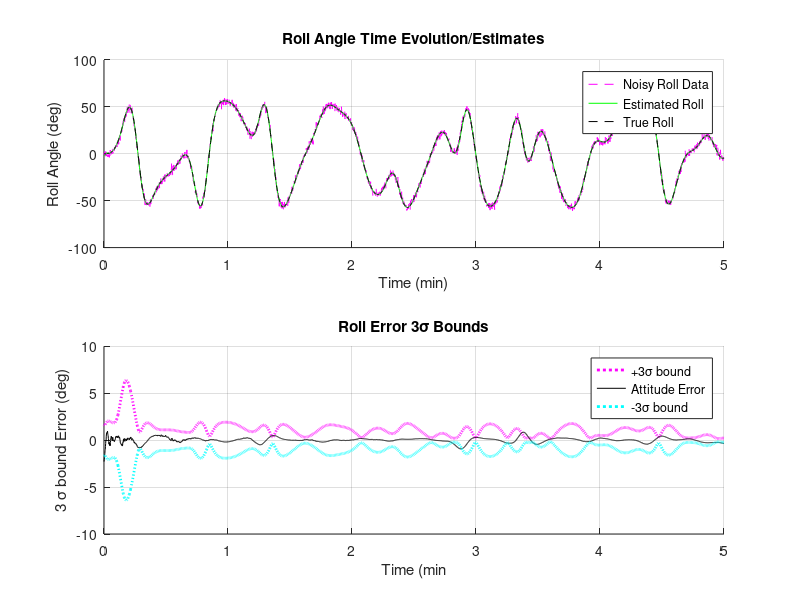
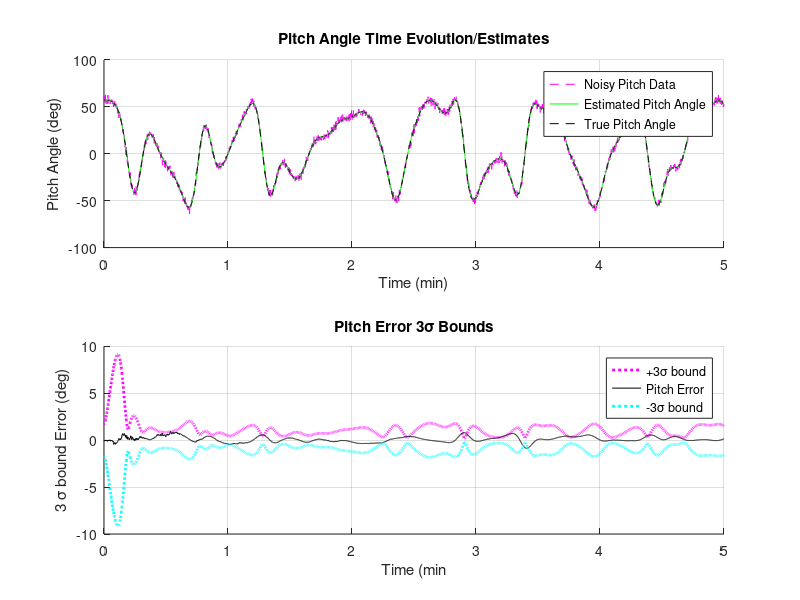
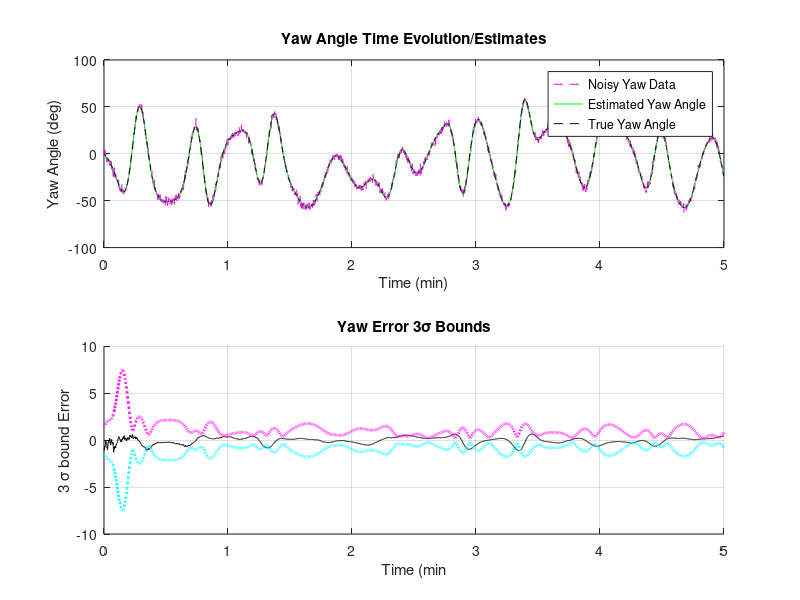

The MATLAB script that drew these images, in order:
clear all
close all
% clc
%%%%Create the q and omega vectors simulated data

tspan = [0:0.1:300];
% for qqq = 1:1
J = [3,-2,-1;-2,3,-1;-1,-1,4];
p0 = [0;0;0;1;0.05;0;0]; % initial conditions q0 concatinated with w0
K = @(t,x) [(0.5.*([x(4), -x(3), x(2); x(3), x(4), -x(1); -x(2), x(1), x(4); -x(1), -x(2), -x(3)]*[x(5); x(6); x(7)]));
    (inv(J)*[0.025.*sin(0.2.*t);0;0] - inv(J)*[0, -x(7), x(6); x(7), 0 , -x(5); -x(6), x(5), 0]*J*[x(5); x(6); x(7)])];
% tic
[t,x1] = ode45(K, tspan, p0);
% toc
Mag = [];
Mag = sqrt((x1(:,1)).^2 + (x1(:,2)).^2 + (x1(:,3)).^2 + (x1(:,4)).^2);
w = length(t);
Rb = zeros(3,length(t));
sig_v = sqrt(10)*1e-10;% gyro sensor noise
sig_u = sqrt(10)*1e-9;
sun_sensor_var = 0.04;
w = length(t);
M = 1; %number of monte carlo iterations
error = zeros(M,w);
% tic
% for j = 1:M
    % for loop below creates matrix CIB for each q vector at each time interval
    %generate quaternions and data, both noisy and true
    tic
    for ii = 1:length(t)
        qq1 = x1(ii,1);
        qq2 = x1(ii,2);
        qq3 = x1(ii,3);
        qq4 = x1(ii,4);
        CIB = [(1-2.*(qq2.^2 + qq3.^2)) ,(2.*qq1.*qq2 + 2.*qq3.*qq4), (2.*qq1.*qq3 - 2.*qq2.*qq4);
            (2.*qq1.*qq2 - 2.*qq3.*qq4) ,(1 - 2.*(qq1.^2 + qq3.^2)), 2.*qq2.*qq3 + 2.*qq1.*qq4;
            (2.*qq1.*qq3 + 2.*qq2.*qq4) ,(2.*qq2.*qq3 -2.*qq1.*qq4), (1-2.*(qq1.^2 + qq2.^2))];
        
        
        eps = (sun_sensor_var)*randn(3,w);%Gausian noise
        Ri = [0;1;0];
        Rb(:,ii) = (CIB*Ri) + eps(:,1); %noisy values
        Rb_hat(:,ii) = (CIB*Ri); %true values
        noise = (sig_v)*randn(3,w);
        vk(:,ii) = noise(:,1);
         
%         ii = ii+1;
%     Qx = [0 -qe(3) qe(2);qe(3) 0 -qe(1);-qe(2) qe(1) 0]
    end
    Ang = acosd(Rb);
    omega_tilda = x1(:,5:7)+ [0.0625;0.0625;0.0625]' + vk'; %measured omega
    
%  for j = 1:M        
    %%%initialize stuff
for j = 1:1
    %%% EKF initialize values %%%
    eyez = sparse(eye(3)); %sparse 3x3 identity matrix
    zero = zeros(3,3);
    del_t = t(2)-t(1); %t(2)-t(1);
    R = sun_sensor_var^2*eye(3);
    Beta = 0.01*[6;5;4]; %Initialize gyro Bias
    Beta_init = Beta;
%     del_x = 0; %initializing delta x_k minus
%     r_ix = [0 -Ri(3) Ri(2);Ri(3) 0 -Ri(1);-Ri(2) Ri(1) 0]; %the direction to
    %the Sun is given by the following unit vector in the inertial-frame:
    Q_k = [(sig_v^2*del_t + 1/3*sig_u^2*del_t^3)*eye(3), (0.5*sig_u^2*del_t^2)*eye(3);
        (0.5*sig_u^2*del_t^2)*eye(3), (sig_u^2*del_t)*eye(3)];
    gamma = [-eye(3),zeros(3,3);zeros(3,3),eye(3)];
    q1 = 0.01; %initilize the quaternion value
    q2 = 0.01;
    q3 = -0.02;
    q4 = 1;
    qe = [q1;q2;q3;q4];
    qe_init = qe;
    P = 0.0001*eye(6);%initialize covariance matrix
%     Pinv = inv(P);
    P_sq = chol(P,'lower');
    P_sq_init = P_sq;
    R_sq = chol(R,'lower');
    [np,mp] = size(P);
    [nr,mr] = size(R_sq);
     Q_sq = chol((gamma*Q_k*gamma'),'lower');
%     Rinv = inv(R);
%     Vc = chol(Rinv,'lower');
%     
%     [Z,E] = eig(full(Q_k));
end
% Z*E*Z'-Q_k;

%
%%% Squaqre root Form P matrix
    %%%EKF routine
   
%     Q_sq = chol(Q_k);
%     tic
    
    for i = 1:w
        Q = [qe(1:3,1)]; %change these q's to be q(1,1)
        Qx = [0 -qe(3) qe(2);qe(3) 0 -qe(1);-qe(2) qe(1) 0]; %cross product matrix of q
        Xi_q = [qe(4)*eye(3)+Qx;-Q'];
        Phi_q = [qe(4)*eye(3)-Qx;-Q'];
        A_q = Xi_q'*Phi_q;   %A(q_k minus) matrix
        
        mat = A_q*Ri;
        mat_x = [0 -mat(3) mat(2);mat(3) 0 -mat(1);-mat(2) mat(1) 0]; %cross product matrix of q
        %%%Gain
        H = [mat_x, zero]; %sensitivity matrix
        
%         P_sq = chol(P,'lower');
        A = [R_sq',zeros(nr,np);(P_sq')*H', P_sq'];
        [TA,UA] = qr(A);
        P_sq = UA(4:9,4:9)'; %Updated P_sq
        W = UA(1:3,4:9)';
%        
        sq_Bk = UA(1:3,1:3)';
        K = W*inv(sq_Bk);
%         K = (P*H')*inv(H*P*H' + R);
        
        
        %%%Update
        full_P  = P_sq*P_sq';
        vestt(:,i) = diag(full_P).^(0.5);
%        

%         rb = Rb(:,i);
        del_x = K*(Rb(:,i)-A_q*Ri);
        ytil(:,i) = A_q*Ri;
        
        % q = [q1;q2;q3;q4];
        del_alpha = del_x(1:3,1);
        del_beta = del_x(4:6,1);
        
        qe = qe + 0.5*Xi_q*del_alpha;
        
        qe = 1/(norm(qe))*qe; %renormalize
        qest(:,i) = qe;
         %store the quaternion
%         constraint = qe'*qe; %should equal 1 or very close, normalize
        Beta = Beta + del_beta;
        
        
        %%%Propagation%%%
        omega_meas = omega_tilda(i,:);
        omega = omega_tilda(i,:)' - Beta;
        omega_est(:,i) = omega;
        om_mag = norm(omega); %norm of omega estimate
        sin_omega = sin(0.5*om_mag*del_t);
        
        Psi = (sin_omega*omega)/om_mag;
        Psi_x = [0 -Psi(3) Psi(2);Psi(3) 0 -Psi(1);-Psi(2) Psi(1) 0];
        
        Omega_omega = [(cos(0.5*om_mag*del_t)*eyez - Psi_x), Psi; -Psi', cos(0.5*om_mag*del_t)];
        cos_omega = (1-cos(om_mag*del_t))/om_mag^2;
        
        omega_x = [0 -omega(3) omega(2);omega(3) 0 -omega(1);-omega(2) omega(1) 0];
        Phi_discrete = [(eyez-omega_x*sin(om_mag*del_t)/om_mag + (omega_x^2)*cos_omega),omega_x*cos_omega-eyez*del_t-omega_x^2*(om_mag*del_t-sin(om_mag*del_t))/om_mag^3;
            zero,eyez;];
        
          qe = Omega_omega*qe; %quaternion propagation
          
          
%         P_sq_plus = chol(P,'lower');
       
          C = [P_sq'*Phi_discrete';Q_sq'];
          [Tc,Uc] = qr(C);
%           Uc = full(Uc);
          sq_P_kp1 = Uc(1:6,1:6)';
%           P = sq_P_kp1'*sq_P_kp1;
          P_sq = sq_P_kp1;
          
%         P = Phi_discrete*P*Phi_discrete' + gamma*Q_k*gamma';
        %covariance Propagation
%         error_norm(:,i) = norm((ytil(:,i)-Rb_hat(:,i)),2); %tracking estimate error
%         error_norm_noise(:,i) = norm((Rb(:,i)-Rb_hat(:,i)),2);
%         
    end
%     toc
%     error(j,:) = error_norm;
%     error_noise(j,:) = error_norm_noise;
    
    
%  end
toc

% toc
% tic
% % [u,d] = udu(P);
% k = 1;
% % toc
% Monte_norm = mean(error,1);
% % erromonte = mean(error_noise,1);
% % semilogx(Monte_norm)
% figure
% hold on
% semilogy(t/60,Monte_norm*180/pi);
% % semilogy(t/60,erromonte*180/pi);
% grid on
% xlabel('Time (min)')
% ylabel('Error Norm')
% set(gca, 'XScale', 'linear')

% qerr=quat_err(qest',x1(:,1:4));erre=asin(qest(1:3,:))*2*180/pi;

figure
subplot(2,1,1)
hold on
% plot(t,x1(:,3),'k*',t,qest(3,:)) %t,x1(:,2),'r',t, x1(:,3),'g',t,x1(:,4),t,Mag)
% plot(t,x1(:,7),'b*',t,omega_est(3,:)) %angular velo
plot(t/60,Rb(1,:)*180/pi,'--m','MarkerSize',3)
plot(t/60,ytil(1,:)*180/pi,'g',t/60,Rb_hat(1,:)*180/pi,'--k')%,t,omega_est(1,:),t,omega_tilda(:,1),t,x1(:,5))
% plot(t,omega_est(1,:),t,omega_tilda(:,1),t,x1(:,5))%attitude z angle in body frame
title('Roll Angle Time Evolution/Estimates')
xlabel('Time (min)')
ylabel('Roll Angle (deg)')
grid on
% title('Components of q and its Magnitude')
legend('Noisy Roll Data', 'Estimated Roll', 'True Roll')


        k1 = ytil(1,:)-Rb_hat(1,:);
        error1 = Rb(1,:)-Rb_hat(1,:);
            subplot(2,1,2)
            hold all;
            plot(t/60,3*180/pi*vestt(1,:),':m','LineWidth',2);
            plot(t/60,k1*180/pi,'k');
        %     plot(t/60,error1*180/pi);
            plot(t/60,-3*180/pi*vestt(1,:),':c','LineWidth',2);
        %     xlim([0,t(w)])
         title('Roll Error 3\sigma Bounds')
         legend('+3\sigma bound','Attitude Error','-3\sigma bound')
            xlabel('Time (min')
            ylabel('3 \sigma bound Error (deg)')
         grid on
 
 figure
subplot(2,1,1)
hold on
% plot(t,x1(:,3),'k*',t,qest(3,:)) %t,x1(:,2),'r',t, x1(:,3),'g',t,x1(:,4),t,Mag)
% plot(t,x1(:,7),'b*',t,omega_est(3,:)) %angular velo
plot(t/60,Rb(2,:)*180/pi,'--m','MarkerSize',3)
plot(t/60,ytil(2,:)*180/pi,'g',t/60,Rb_hat(2,:)*180/pi,'--k')%,t,omega_est(1,:),t,omega_tilda(:,1),t,x1(:,5))
% plot(t,omega_est(1,:),t,omega_tilda(:,1),t,x1(:,5))%attitude z angle in body frame
title('Pitch Angle Time Evolution/Estimates')
xlabel('Time (min)')
ylabel('Pitch Angle (deg)')
grid on
% title('Components of q and its Magnitude')
legend('Noisy Pitch Data', 'Estimated Pitch Angle', 'True Pitch Angle')


        k2 = ytil(2,:)-Rb_hat(2,:);
        error1 = Rb(2,:)-Rb_hat(2,:);
            subplot(2,1,2)
            hold all;
            plot(t/60,3*180/pi*vestt(2,:),':m','LineWidth',2);
            plot(t/60,k2*180/pi,'k');
        %     plot(t/60,error1*180/pi);
            plot(t/60,-3*180/pi*vestt(2,:),':c','LineWidth',2);
        %     xlim([0,t(w)])
         title('Pitch Error 3\sigma Bounds')
         legend('+3\sigma bound','Pitch Error','-3\sigma bound')
            xlabel('Time (min')
            ylabel('3 \sigma bound Error (deg)')
         grid on

 
 figure
subplot(2,1,1)
% plot(t,x1(:,3),'k*',t,qest(3,:)) %t,x1(:,2),'r',t, x1(:,3),'g',t,x1(:,4),t,Mag)
% plot(t,x1(:,7),'b*',t,omega_est(3,:)) %angular velo
plot(t/60,Rb(3,:)*180/pi,'--m',t/60,ytil(3,:)*180/pi,'g',t/60,Rb_hat(3,:)*180/pi,'--k')%,t,omega_est(1,:),t,omega_tilda(:,1),t,x1(:,5))
% plot(t,omega_est(1,:),t,omega_tilda(:,1),t,x1(:,5))%attitude z angle in body frame
title('Yaw Angle Time Evolution/Estimates')
xlabel('Time (min)')
ylabel('Yaw Angle (deg)')
grid on
legend('Noisy Yaw Data', 'Estimated Yaw Angle', 'True Yaw Angle')

        subplot(2,1,2)
        hold all;
        plot(t/60,180/pi*(ytil(3,:)-Rb_hat(3,:)),'k')
        plot(t/60,3*180/pi*(vestt(3,:)),':m','LineWidth',2);
        plot(t/60,-3*180/pi*(vestt(3,:)),':c','LineWidth',2);
        title('Yaw Error 3\sigma Bounds')
    %     xlim([0,t(w)])
        xlabel('Time (min')
        ylabel('3 \sigma bound Error')
        grid on
 
